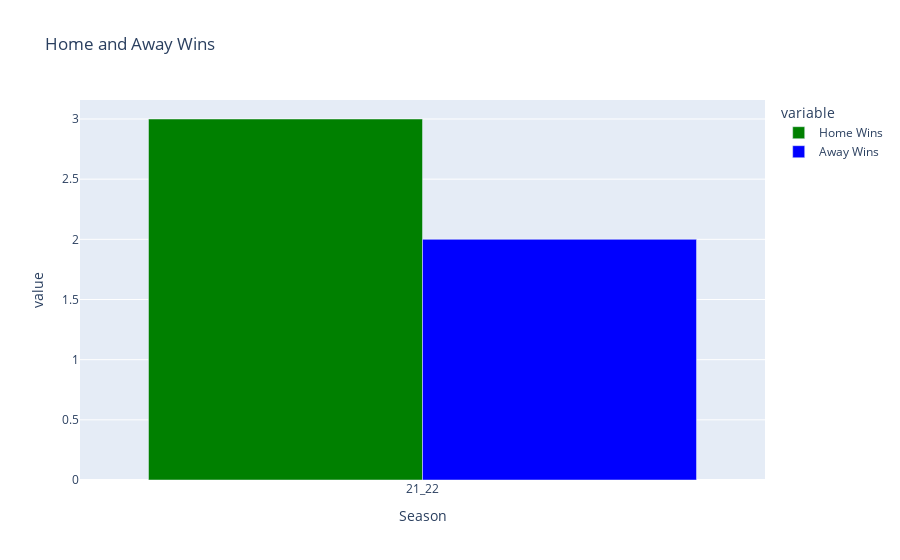

The notebook cell saved with this chart:
### Code cell
home_wins = df_team[(df_team['HomeTeam'] == teamName) & (df_team['FT_Result'] == 'W')].groupby('Season').size()

away_wins = df_team[(df_team['AwayTeam'] == teamName) & (df_team['FT_Result'] == 'W')].groupby('Season').size()

wins_df = pd.DataFrame({'Home Wins': home_wins, 'Away Wins': away_wins})

# ax = wins_df.plot(kind='bar', figsize=(10, 6), color=['green', 'blue'], width=0.8)
fig2 = px.bar(wins_df,barmode='group',color_discrete_map={'Home Wins': 'green','Away Wins': 'blue'},title='Home and Away Wins')
# Customize the plot
# ax.set_title('Home and Away Wins by Season')
# ax.set_ylabel('Number of Wins')
# ax.set_xlabel('Season')
# plt.xticks(rotation=45)
# plt.legend(["Home Wins", "Away Wins"])

fig2.show()

### Figure 1 — Plotly figure (JSON) as saved in the notebook; plotly's stock layout.template omitted (floating-point values rounded to 4 significant figures)
{"data": [{"alignmentgroup": "True", "hovertemplate": "variable=Home Wins<br>Season=%{x}<br>value=%{y}<extra></extra>", "legendgroup": "Home Wins", "marker": {"color": "green", "pattern": {"shape": ""}}, "name": "Home Wins", "offsetgroup": "Home Wins", "orientation": "v", "showlegend": true, "textposition": "auto", "type": "bar", "x": ["21_22"], "xaxis": "x", "y": [3], "yaxis": "y"}, {"alignmentgroup": "True", "hovertemplate": "variable=Away Wins<br>Season=%{x}<br>value=%{y}<extra></extra>", "legendgroup": "Away Wins", "marker": {"color": "blue", "pattern": {"shape": ""}}, "name": "Away Wins", "offsetgroup": "Away Wins", "orientation": "v", "showlegend": true, "textposition": "auto", "type": "bar", "x": ["21_22"], "xaxis": "x", "y": [2], "yaxis": "y"}], "layout": {"barmode": "group", "legend": {"title": {"text": "variable"}, "tracegroupgap": 0}, "title": {"text": "Home and Away Wins"}, "xaxis": {"anchor": "y", "domain": [0, 1], "title": {"text": "Season"}}, "yaxis": {"anchor": "x", "domain": [0, 1], "title": {"text": "value"}}}}
